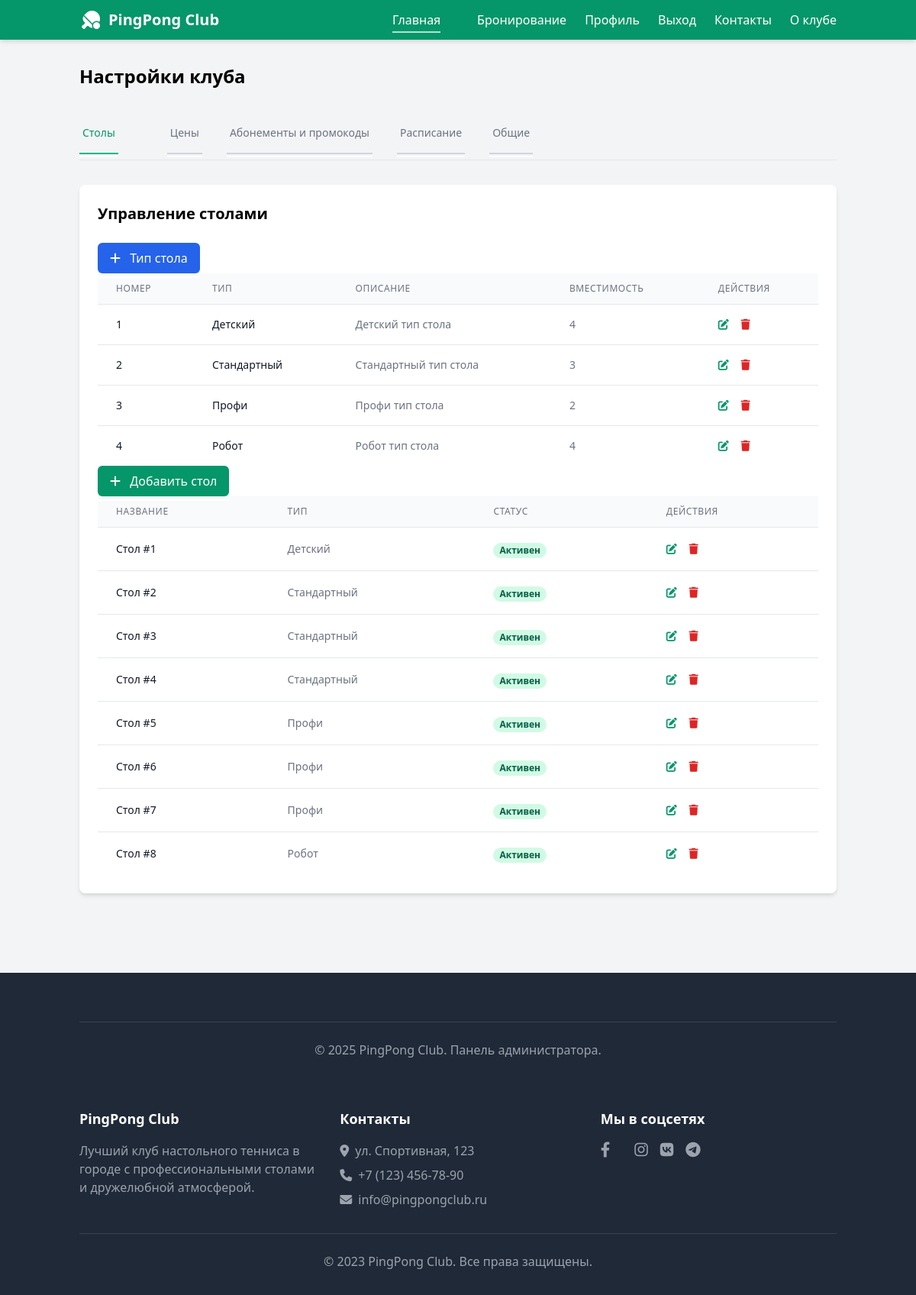
The page /settings/tables/ (signed in) on the database its author committed.
### admin_settings/models.py (models this page shows, shortened)
class TableType(models.Model):
    name = models.CharField(max_length=50, verbose_name="Название типа")
    description = models.TextField(blank=True, verbose_name="Описание")
    max_capacity = models.PositiveIntegerField(default=2, verbose_name="Вместимость")
    class Meta:
        verbose_name = "Тип стола"
        verbose_name_plural = "Типы столов"
    def __str__(self):
        return self.name or f"Стол #{self.name}"

class Table(models.Model):
    number = models.PositiveIntegerField(unique=True, verbose_name="Номер стола")
    table_type = models.ForeignKey(TableType, on_delete=models.PROTECT, verbose_name="Тип стола")
    is_active = models.BooleanField(default=True, verbose_name="Активен")
    description = models.TextField(blank=True, verbose_name="Дополнительное описание")
    class Meta:
        verbose_name = "Стол"
        verbose_name_plural = "Столы"
        ordering = ['number']

### admin_settings/views.py (the view, shortened to what this page needs)
# urls.py: path('<str:active_tab>/', ClubSettingsView.as_view(), name='club_settings'),
class ClubSettingsView(LoginRequiredMixin, View):
    template_name = 'admin/admin-settings.html'
    def get(self, request, *args, **kwargs):
        active_tab = kwargs.get('active_tab', 'tables')
        context = self.get_context_data(active_tab)
        return render(request, self.template_name, context)
    def get_context_data(self, active_tab):
        context = {
            'active_tab': active_tab,
            'club_settings': ClubSettings.objects.first() or ClubSettings.objects.create(),
            'notifications': NotificationSettings.objects.first(),
            'settings_form': ClubSettingsForm
        }
        if active_tab == 'tables':
            context.update({
                'tables': Table.objects.all(),
                'table_form': TableForm(),
                'table_type_form': TableTypeForm(),  # Добавьте эту строку
                'table_types': TableType.objects.all(),
            })
        elif active_tab == 'memberships':
            context.update({
                'membership_types': MembershipType.objects.all(),
                'membership_form': MembershipTypeForm(),
            })
        return context

### templates/admin/admin-settings.html (shortened to what this page needs)
    {% extends 'base.html' %}
    {% load static %}
    {% block content %}
        <main class="container mx-auto px-4 py-8">
            <h1 class="text-2xl font-bold mb-8">Настройки клуба</h1>
            <div class="mb-8 overflow-x-auto">
                <div class="border-b border-gray-200 w-max min-w-full">
                    <nav class="-mb-px flex space-x-8 overflow-x-auto pb-2">
                        <a href="{% url 'admin_settings:club_settings' 'tables' %}"
                           class="{% if active_tab == 'tables' %}border-green-500 text-green-600{% else %}border-transparent text-gray-500 hover:text-gray-700 hover:border-2 border-gray-300{% endif %} whitespace-nowrap py-4 px-1 border-b-2 font-medium text-sm">
                            Столы
                        </a>
                        <a href="{% url 'admin_settings:club_settings' 'pricing' %}"
                           class="{% if active_tab == 'pricing' %}border-green-500 text-green-600{% else %}border-transparent text-gray-500 hover:text-gray-700 hover:border-2 border-gray-300{% endif %} whitespace-nowrap py-4 px-1 border-b-2 font-medium text-sm">
                            Цены
                        </a>
                        <a href="{% url 'admin_settings:club_settings' 'memberships' %}"
                           class="{% if active_tab == 'memberships' %}border-green-500 text-green-600{% else %}border-transparent text-gray-500 hover:text-gray-700 hover:border-2 border-gray-300{% endif %} whitespace-nowrap py-4 px-1 border-b-2 font-medium text-sm">
                            Абонементы и промокоды
                        </a>
                        <a href="{% url 'admin_settings:club_settings' 'schedule' %}"
                           class="{% if active_tab == 'schedule' %}border-green-500 text-green-600{% else %}border-transparent text-gray-500 hover:text-gray-700 hover:border-2 border-gray-300{% endif %} whitespace-nowrap py-4 px-1 border-b-2 font-medium text-sm">
                            Расписание
                        </a>
                        <a href="{% url 'admin_settings:club_settings' 'general' %}"
                           class="{% if active_tab == 'general' %}border-green-500 text-green-600{% else %}border-transparent text-gray-500 hover:text-gray-700 hover:border-2 border-gray-300{% endif %} whitespace-nowrap py-4 px-1 border-b-2 font-medium text-sm">
                            Общие
                        </a>
                    </nav>
                </div>
            </div>
            {% if active_tab == 'tables' %}
                {% include 'admin/settings_templates/tables_settings.html' %}
            {% elif active_tab == 'pricing' %}
                {% include 'admin/settings_templates/pricing_settings.html' %}
            {% elif active_tab == 'memberships' %}
                {% include 'admin/settings_templates/memberships_settings.html' %}
            {% elif active_tab == 'schedule' %}
                {% include 'admin/settings_templates/schedule_settings.html' %}
            {% elif active_tab == 'general' %}
                {% include 'admin/settings_templates/general_settings.html' %}
            {% endif %}
        </main>
        <footer class="bg-gray-800 text-white py-8 mt-12">
            <div class="container mx-auto px-4">
                <div class="border-t border-gray-700 mt-8 pt-6 text-center text-gray-400">
                    <p>&copy; {% now "Y" %} PingPong Club. Панель администратора.</p>
                </div>
            </div>
        </footer>
    {% endblock %}
    {% block extrascripts %}
        {{ block.super }}
    {% endblock %}

### templates/admin/settings_templates/tables_settings.html (shortened to what this page needs)
<div id="tab-tables" class="tab-content">
    <div class="bg-white rounded-lg shadow-md p-4 md:p-6 mb-6">
        <div class="flex flex-col sm:flex-row sm:justify-between sm:items-center mb-4 md:mb-6">
            <h2 class="text-lg md:text-xl font-semibold mb-3 sm:mb-0">Управление столами</h2>
        </div>
        <div class="overflow-x-auto ">
            <button onclick="document.getElementById('add-table-type-modal').classList.remove('hidden')"
                    class="bg-blue-600 hover:bg-blue-700 text-white font-medium py-1.5 px-3 md:py-2 md:px-4 rounded-md transition duration-300 text-sm md:text-base">
                <i class="fas fa-plus mr-1 md:mr-2"></i> Тип стола
            </button>
            <table class="min-w-full divide-y divide-gray-200">
                <thead class="bg-gray-50">
                <tr>
                    <th class="px-3 py-2 md:px-6 md:py-3 text-left text-xs font-medium text-gray-500 uppercase tracking-wider">
                        Номер
                    </th>
                    <th class="px-3 py-2 md:px-6 md:py-3 text-left text-xs font-medium text-gray-500 uppercase tracking-wider">
                        Тип
                    </th>
                    <th class="px-3 py-2 md:px-6 md:py-3 text-left text-xs font-medium text-gray-500 uppercase tracking-wider">
                        Описание
                    </th>
                    <th class="px-3 py-2 md:px-6 md:py-3 text-left text-xs font-medium text-gray-500 uppercase tracking-wider">
                        Вместимость
                    </th>
                    <th class="px-3 py-2 md:px-6 md:py-3 text-left text-xs font-medium text-gray-500 uppercase tracking-wider">
                        Действия
                    </th>
                </tr>
                </thead>
                <tbody class="bg-white divide-y divide-gray-200">
                {% for table_type in table_types %}
                    <tr>
                        <td class="px-3 py-3 md:px-6 md:py-4 whitespace-nowrap text-sm font-medium text-gray-900">{{ forloop.counter }}</td>
                        <td class="px-3 py-3 md:px-6 md:py-4 whitespace-nowrap text-sm font-medium text-gray-900">{{ table_type.name }}</td>
                        <td class="px-3 py-3 md:px-6 md:py-4 whitespace-nowrap text-sm text-gray-500">{{ table_type.description }}</td>
                        <td class="px-3 py-3 md:px-6 md:py-4 whitespace-nowrap text-sm text-gray-500">{{ table_type.max_capacity }}</td>
                        <td class="px-3 py-3 md:px-6 md:py-4 whitespace-nowrap text-sm font-medium">
                            <button onclick="openEditTableTypeModal({{ table_type.id }})"
                                    class="text-green-600 hover:text-green-900 mr-2 md:mr-3">  <i class="fas fa-edit"></i>
                            </button>
                            <button onclick="deleteTableType({{ table_type.id }})"
                                    class="text-red-600 hover:text-red-900">
                                <i class="fas fa-trash"></i>
                            </button>
                        </td>
                    </tr>
                {% endfor %}
                </tbody>
            </table>
        </div>
        <div class="overflow-x-auto">
            <button onclick="document.getElementById('add-table-modal').classList.remove('hidden')"
                    class="bg-green-600 hover:bg-green-700 text-white font-medium py-1.5 px-3 md:py-2 md:px-4 rounded-md transition duration-300 text-sm md:text-base">
                <i class="fas fa-plus mr-1 md:mr-2"></i> Добавить стол
            </button>
            <table class="min-w-full divide-y divide-gray-200">
                <thead class="bg-gray-50">
                <tr>
                    <th class="px-3 py-2 md:px-6 md:py-3 text-left text-xs font-medium text-gray-500 uppercase tracking-wider">
                        Название
                    </th>
                    <th class="px-3 py-2 md:px-6 md:py-3 text-left text-xs font-medium text-gray-500 uppercase tracking-wider">
                        Тип
                    </th>
                    <th class="px-3 py-2 md:px-6 md:py-3 text-left text-xs font-medium text-gray-500 uppercase tracking-wider">
                        Статус
                    </th>
                    <th class="px-3 py-2 md:px-6 md:py-3 text-left text-xs font-medium text-gray-500 uppercase tracking-wider">
                        Действия
                    </th>
                </tr>
                </thead>
                <tbody class="bg-white divide-y divide-gray-200">
                {% for table in tables %}
                    <tr>
                        <td class="px-3 py-3 md:px-6 md:py-4 whitespace-nowrap text-sm font-medium text-gray-900">Стол
                            #{{ table.number }}</td>
                        <td class="px-3 py-3 md:px-6 md:py-4 whitespace-nowrap text-sm text-gray-500">{{ table.table_type }}</td>
                        <td class="px-3 py-3 md:px-6 md:py-4 whitespace-nowrap">
              <span class="px-2 inline-flex text-xs leading-5 font-semibold rounded-full {% if table.is_active %}bg-green-100 text-green-800{% else %}bg-red-100 text-red-800{% endif %}">
                {% if table.is_active %}Активен{% else %}Неактивен{% endif %}
              </span>
                        </td>
                        <td class="px-3 py-3 md:px-6 md:py-4 whitespace-nowrap text-sm font-medium">
                            <button onclick="openEditTableModal({{ table.id }})"
                                    class="text-green-600 hover:text-green-900 mr-2 md:mr-3">  <i class="fas fa-edit"></i>
                            </button>
                            <form action="{% url 'admin_settings:table_delete' table.id %}" method="post"
                                  class="inline">
                                <button type="submit" class="text-red-600 hover:text-red-900">
                                    <i class="fas fa-trash"></i>
                                </button>
                            </form>
                        </td>
                    </tr>
                {% endfor %}
                </tbody>
            </table>
        </div>
    </div>
</div>

### static/css/styles.css (style rules this page uses)
.font-medium { position: relative; }
.font-medium::after { content: ''; position: absolute; bottom: -6px; left: 0; width: 100%; height: 2px; background-color: rgba(255, 255, 255, 0.7); }
html { scroll-behavior: smooth; }
body { margin: 0; background-color: gray; }

### rows shown on the page
TableType: name "Детский", description "Детский тип стола", max_capacity "4"
TableType: name "Стандартный", description "Стандартный тип стола", max_capacity "3"
TableType: name "Профи", description "Профи тип стола", max_capacity "2"
TableType: name "Робот", description "Робот тип стола", max_capacity "4"
Table: number "1", table_type "Детский", is_active "Активен"
Table: number "2", table_type "Стандартный", is_active "Активен"
Table: number "3", table_type "Стандартный", is_active "Активен"
Table: number "4", table_type "Стандартный", is_active "Активен"
Table: number "5", table_type "Профи", is_active "Активен"
Table: number "6", table_type "Профи", is_active "Активен"
Table: number "7", table_type "Профи", is_active "Активен"
Table: number "8", table_type "Робот", is_active "Активен"
